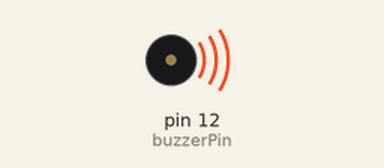
This sketch was run on a simulated Arduino Uno, built with avr-gcc and run on an emulated ATmega328P. On the bench: buzzer (waves = sounding, pin HIGH). The modem accepts every AT command (registered, SIM ready, sends succeed) and sends nothing else; what the sketch prints to the serial monitor is not drawn.

Above: at 7.3 s.
Timing chart, 0 to 10.1 s (numbered marks = the images above):
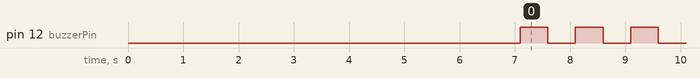

Measured:
- by itself, pin 12 (buzzerPin): alternates HIGH for 0.50 s and LOW for 0.50 s

The sketch:

remote-doorbell-server.ino
```cpp
#include <SoftwareSerial.h>

SoftwareSerial espSerial(0, 1); // RX, TX pins for ESP8266 communication
String ssid = "UPC0064066";
String password = "Tj8hRnkdvzvs";
String serverIP = "192.168.0.111"; // IP address of your Arduino in the local network
int serverPort = 80; // Port number for the web server
int buzzerPin = 12; // Pin number for the buzzer

void setup() {
  pinMode(buzzerPin, OUTPUT);
  Serial.begin(9600);
  espSerial.begin(9600);
  connectToWiFi();
  startServer();
}

void loop() {
  if (espSerial.available()) {
    Serial.println("hey new");
    ringBuzzer();
    // espSerial.println("response!");
    // String response = espSerial.readStringUntil('\n');
    // Serial.println(response);

    // if (response.indexOf("GET /ring") != -1) {
    //   ringBuzzer();
    // }
  }
}

void connectToWiFi() {
  espSerial.println("AT+CWMODE=1"); // Set ESP8266 to station mode
  delay(1000);
  espSerial.println("AT+QAP"); // Set ESP8266 to station mode
  delay(1000);
  espSerial.print("AT+CWJAP=\"");
  espSerial.print(ssid);
  espSerial.print("\",\"");
  espSerial.print(password);
  espSerial.println("\""); // Connect to WiFi network
  delay(3000);
}

void startServer() {
  Serial.println("Starting server...");
  espSerial.println("AT+CIPMUX=1"); // Enable multiple connections
  delay(1000);
  espSerial.print("AT+CIPSERVER=1,");
  espSerial.println(serverPort); // Start the server
  delay(1000);
}

void ringBuzzer() {
  digitalWrite(buzzerPin, HIGH);
  delay(500);
  digitalWrite(buzzerPin, LOW);
  delay(500);
}
```
